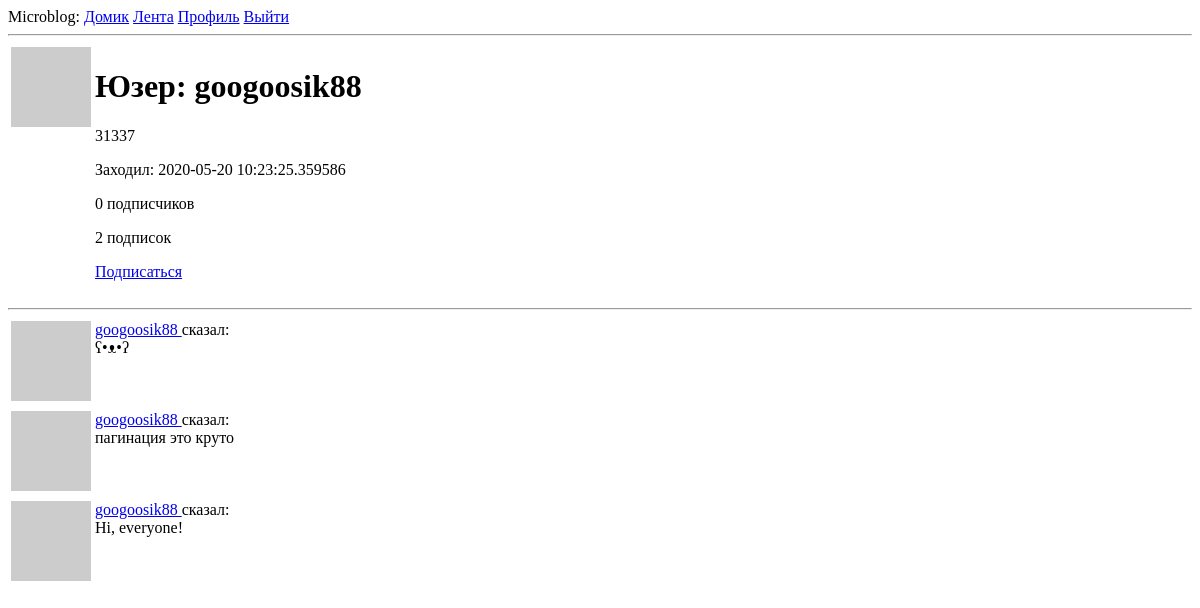
Page /user/googoosik88 (signed in) on the earlier database version.
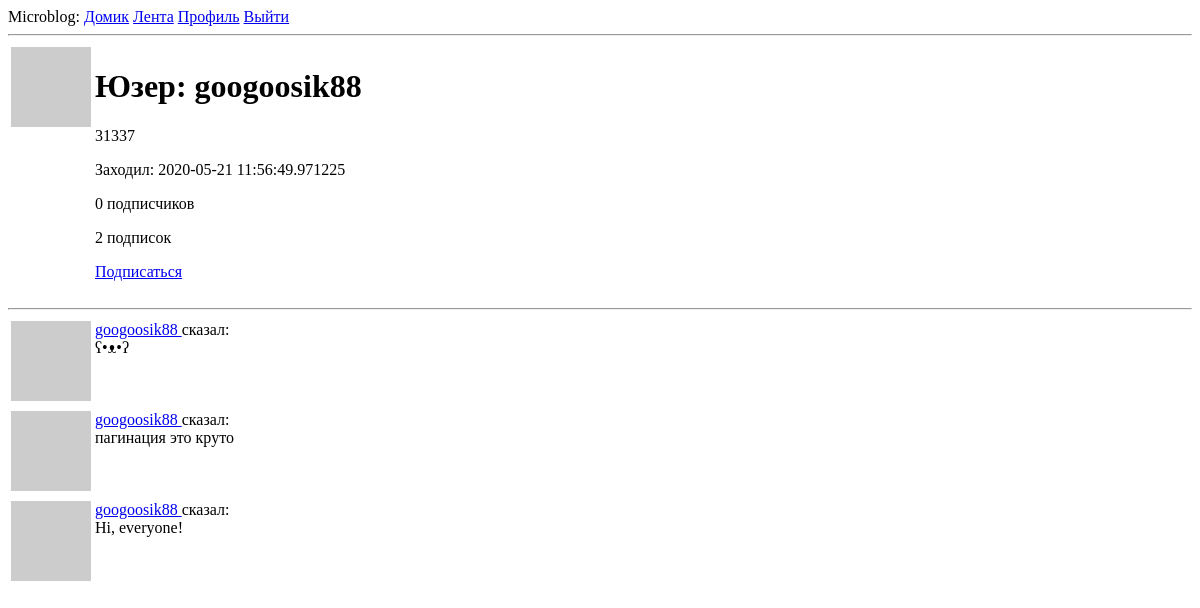
Same page on the later database version.
### app/models.py (models this page shows, shortened)
class User(UserMixin, db.Model):
    id = db.Column(db.Integer, primary_key=True)
    username = db.Column(db.String(64), index=True, unique=True)
    email = db.Column(db.String(120), index=True, unique=True)
    password_hash = db.Column(db.String(128))
    about_me = db.Column(db.String(140))
    last_seen = db.Column(db.DateTime, default=datetime.utcnow)
    posts = db.relationship('Post', backref='author', lazy='dynamic')
    followed = db.relationship(
        'User', secondary=followers,
        primaryjoin=(followers.c.follower_id == id),
        secondaryjoin=(followers.c.followed_id == id),
        backref=db.backref('followers', lazy='dynamic'), lazy='dynamic')
    def avatar(self, size):
        digest = md5(self.email.lower().encode('utf-8')).hexdigest()
        return 'https://www.gravatar.com/avatar/{}?d=identicon&s={}'.format(digest, size)
    """Подписка"""
    """Отписка"""
    """Проверка на подписку"""
    def is_following(self, user):
        return self.followed.filter(followers.c.followed_id == user.id).count() > 0
    """Лента"""
    '''Запрос токена на восстановление пароля'''
    '''Верификация токена на восстановление пароля'''

class Post(db.Model):
    id = db.Column(db.Integer, primary_key=True)
    body = db.Column(db.String(140))
    timestamp = db.Column(db.DateTime, index=True, default=datetime.utcnow)
    user_id = db.Column(db.Integer, db.ForeignKey('user.id'))

### app/routes.py (the view)
@app.route('/user/<username>')
@login_required
def user(username):
    user = User.query.filter_by(username=username).first_or_404()
    page= request.args.get('page', 1, type=int)
    posts = user.posts.order_by(Post.timestamp.desc()).paginate(
        page, app.config['POST_PER_PAGE'], False)
    next_url = url_for('user', username=user.username, page=posts.next_num) if posts.has_next else None
    prev_url = url_for('user', username=user.username, page=posts.prev_num) if posts.has_prev else None
    return render_template('user.html', user=user, posts=posts.items,
                           next_url=next_url, prev_url=prev_url)

### app/models.py (called while the page is built)
@login.user_loader
def load_user(id):
    return User.query.get(int(id))

### app/routes.py (called while the page is built)
@app.before_request
def before_request():
    if current_user.is_authenticated:
        current_user.last_seen = datetime.utcnow()
        db.session.commit()

### app/templates/user.html (shortened to what this page needs)
{% extends "base.html" %}
{% block content %}
    <table>
        <tr valign="top">
            <td><img src="{{ user.avatar(128) }}"></td>
            <td>
                <h1> Юзер: {{ user.username }}</h1>
                {% if user.about_me %}
                <p>
                    {{ user.about_me }}
                </p>
                {% endif %}
                {% if user.last_seen %}
                <p>
                    Заходил: {{ user.last_seen }}
                </p>
                {% endif %}
                <p>
                    {{ user.followers.count() }} подписчиков
                </p>
                <p>
                    {{ user.followed.count() }} подписок
                </p>
                {% if user == current_user %}
                <p>
                    <a href="{{ url_for('edit_profile') }}">Редактировать профиль</a>
                </p>
                {% elif not current_user.is_following(user) %}
                <p>
                    <a href="{{ url_for('follow', username=user.username) }}">Подписаться</a>
                </p>
                {% else %}
                <p>
                    <a href="{{ url_for('unfollow', username=user.username) }}">Отписаться</a>
                </p>
                {% endif %}
            </td>
        </tr>
    </table>
    <hr>
    {% for post in posts %}
        {% include '_post.html' %}
    {% endfor %}
{% endblock %}

### app/templates/base.html (shortened to what this page needs)
<!DOCTYPE html>
<html lang="en">
<head>
</head>
<body>
    <div>
        Microblog:
        <a href="{{ url_for('index') }}">Домик</a>
        <a href="{{ url_for('explore') }}">Лента</a>
        {% if current_user.is_anonymous %}
        <a href="{{ url_for('login') }}">Войти</a>
        {% else %}
        <a href="{{ url_for('user', username=current_user.username) }}">Профиль</a>
        <a href="{{ url_for('logout') }}">Выйти</a>
        {% endif %}
    </div>
    <hr>
    {% block content %}{% endblock %}
</body>
</html>

### app/templates/_post.html
<table>
    <tr valign="top">
        <td><img src="{{ post.author.avatar(36) }}"></td>
        <td>
            <a href="{{ url_for('user', username=post.author.username) }}">
                {{ post.author.username }}
            </a>
            сказал: <br>{{ post.body }}
        </td>
    </tr>
</table>

Differences in the rows shown:
changed User "googoosik88": last_seen "2020-05-20 10:23:25.359586" → "2020-05-21 11:56:49.971225"
